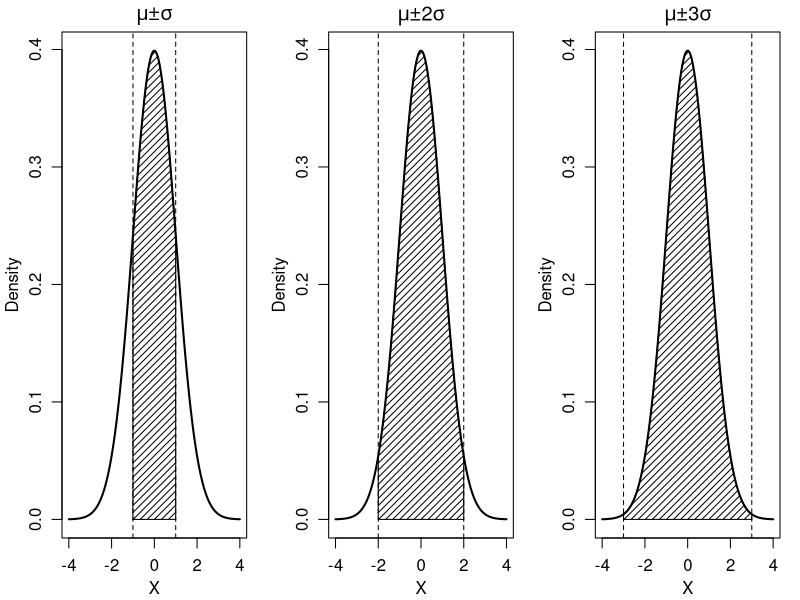

The R source for this figure:
x <- seq(-4, 4, length = 1000)
y <- dnorm(x)

pdf("normal_mu_pm_all_sigma.pdf", width = 7, height = 2.75)
par(
    mfrow = c(1, 3),
    mar  = c(3.1, 3.1, 1.6, 1),  # minimal bottom/left for labels, almost nothing top/right
    mgp  = c(2, 0.85, 0),
    cex = 1
)


####### 1 sigma

plot(
    x,
    y,
    type = "l",
    ylab = "Density",
    xlab = "X",
    main = expression(paste(mu, "±", sigma)),
    lwd = 2,
    cex = 1.5
)

shade_x <- seq(-1, 1, length = 500)
shade_y <- dnorm(shade_x)

polygon(
    c(shade_x, rev(shade_x)),
    c(shade_y, rep(0, length(shade_y))),
    density = 20
    # border = NA,
    # col = "lightblue"
)

abline(v = c(-1, 1), lty = 2)


########## 2 sigma
plot(
    x,
    y,
    type = "l",
    ylab = "Density",
    xlab = "X",
    main = expression(paste(mu, "±2", sigma)),
    lwd = 2
)

shade_x <- seq(-2, 2, length = 500)
shade_y <- dnorm(shade_x)

polygon(
    c(shade_x, rev(shade_x)),
    c(shade_y, rep(0, length(shade_y))),
    density = 20
    # border = NA,
    # col = "lightblue"
)

abline(v = c(-2, 2), lty = 2)

######### 3 sigma

plot(
    x,
    y,
    type = "l",
    ylab = "Density",
    xlab = "X",
    main = expression(paste(mu, "±3",sigma)),
    lwd = 2
)

shade_x <- seq(-3, 3, length = 500)
shade_y <- dnorm(shade_x)

polygon(
    c(shade_x, rev(shade_x)),
    c(shade_y, rep(0, length(shade_y))),
    density = 20
    # border = NA,
    # col = "lightblue"
)

abline(v = c(-3, 3), lty = 2)

dev.off()
